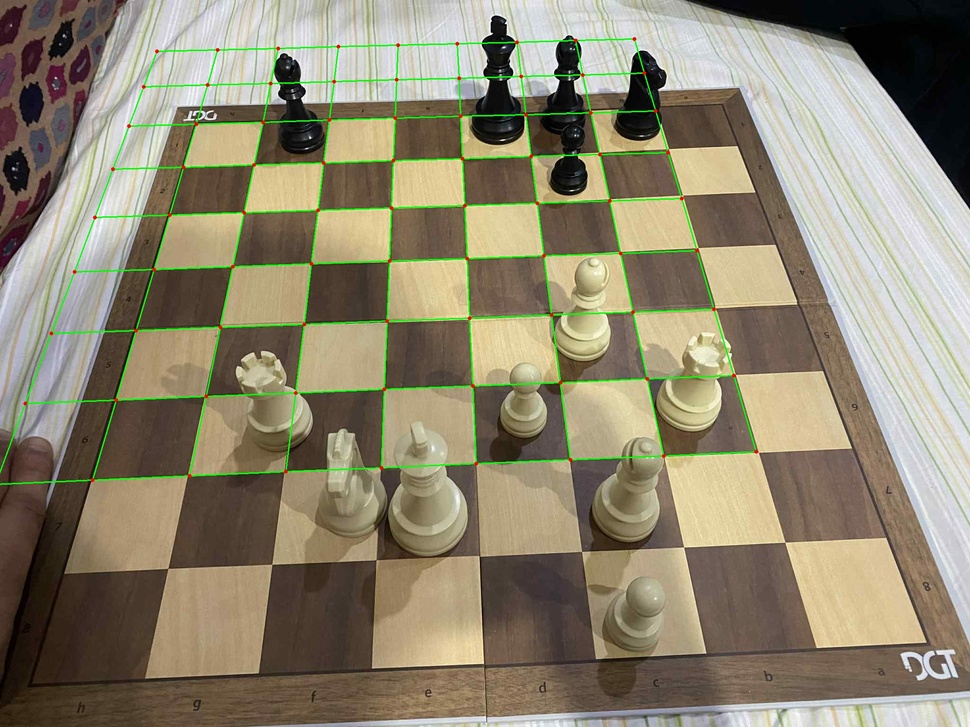
#> input picture detect_chessboard/final_centered_fix.jpg, 970 x 727 px, shrunk from 2048 x 1536 before the run
$ python -i corner_detection_gemini.py   (imports and definitions only)
#> lines starting #> are read from the running program, lines starting #| are printed output that depends on the picture; after the words box and inside, x2 and y2 are one past the last pixel; in counts of white or black regions, pixels touching at a corner belong together
import cv2
import numpy as np
from scipy.spatial import KDTree
import os

# ==========================================
# PART 1: FEATURE DETECTION
# ==========================================

def find_potential_quads(img_gray):
    # Standard settings
    blur = cv2.GaussianBlur(img_gray, (5,5), 0)
    edges = cv2.Canny(blur, 30, 150, apertureSize=3)
    kernel = np.ones((3,3), np.uint8)
    edges = cv2.dilate(edges, kernel, iterations=1)
    contours, _ = cv2.findContours(edges, cv2.RETR_TREE, cv2.CHAIN_APPROX_SIMPLE)

    quads = []
    for cnt in contours:
        epsilon = 0.02 * cv2.arcLength(cnt, True)
        approx = cv2.approxPolyDP(cnt, epsilon, True)
        if len(approx) == 4 and cv2.isContourConvex(approx):
            if cv2.contourArea(approx) > 100:
                quads.append(approx)
    return quads

# [137 lines left out: functions get_saddle_points, order_points, find_best_grid_and_reconstruct, not called in this run]

# ==========================================
# MAIN EXECUTION
# ==========================================

image_path = r"C:\Users\ghass\Downloads\chessboard.jpg"

# [38 lines not run here, left out]

>>> import cv2
>>> picture = cv2.imread('final_centered_fix.jpg', cv2.IMREAD_GRAYSCALE)
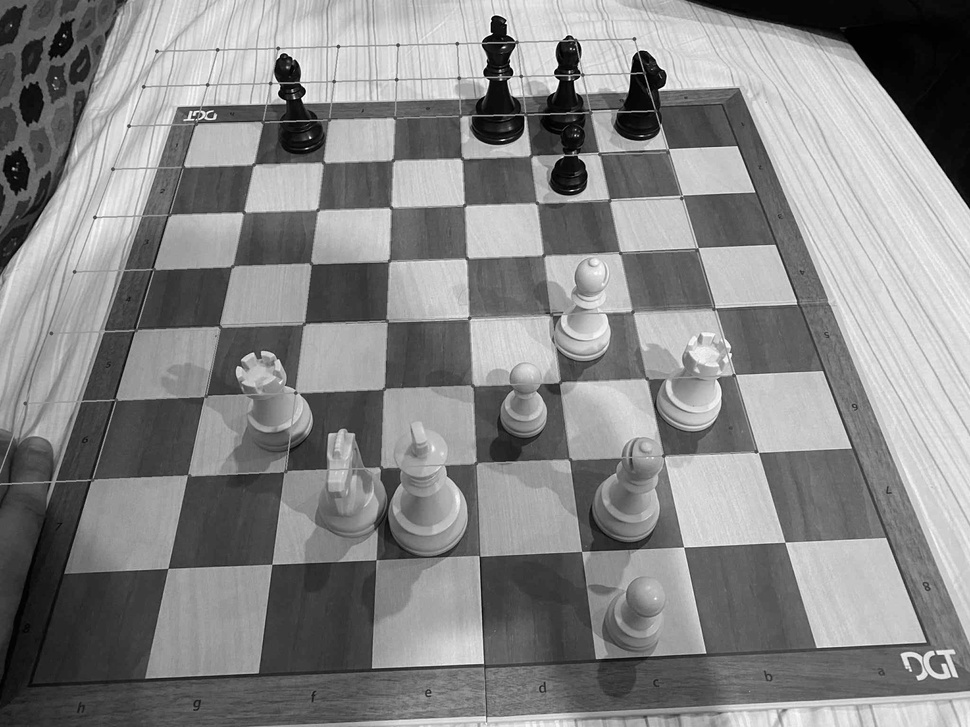
#> picture: shape (727, 970); min 0, max 255, mean 134.1
>>> result = find_potential_quads(picture)
#> in find_potential_quads, `edges = cv2.Canny(blur, 30, 150, apertureSize=3)`:
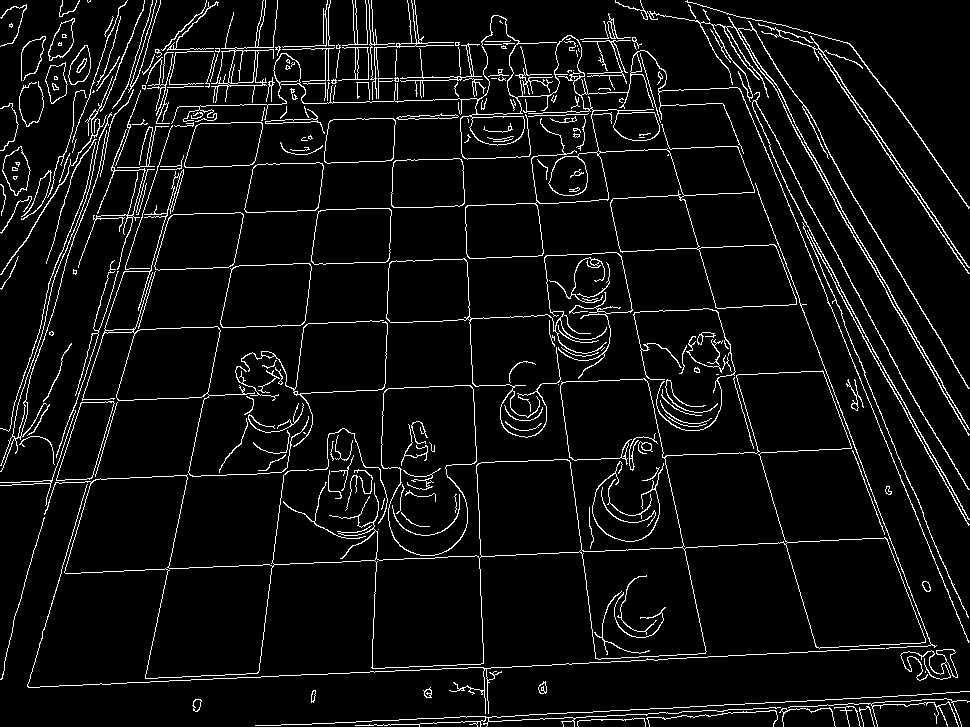
#> edges: shape (727, 970); 6% white in thin lines or dots
#> in find_potential_quads, `edges = cv2.dilate(edges, kernel, iterations=1)`:
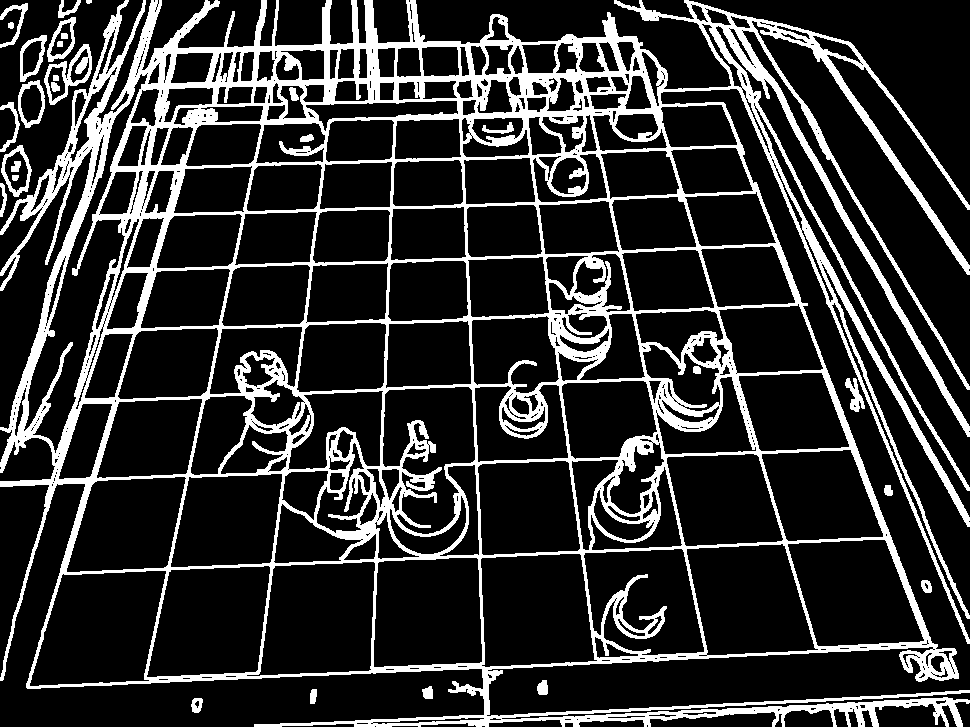
#> edges: shape (727, 970); 18.9% white; 29 white regions
#> in find_potential_quads, `contours, _ = cv2.findContours(edges, cv2.RETR_TREE, cv2.CHAIN_APPROX_..`: contours = 711 contours, 402 with area under 20; largest, box (x1, y1, x2, y2) and area: (0, 0, 970, 727) 506917, (29, 570, 167, 687) 12088, (246, 561, 376, 677) 11681, (480, 553, 598, 668) 11552, (146, 565, 271, 678) 11322
#> the loop in find_potential_quads, `for cnt in contours:` made 711 passes
#> epsilon on passes 1 to 3: 0.883, 0.415, 0.753
#> after the loop in find_potential_quads, `for cnt in contours:`: quads = 66 contours; largest, box (x1, y1, x2, y2) and area: (29, 571, 167, 686) 12243, (480, 553, 598, 667) 11509, (686, 543, 819, 656) 11142, (146, 567, 271, 677) 10964, (374, 557, 483, 668) 10773
#> result has the same summary as quads in find_potential_quads

$ run again, on chessboard_comparison.jpg
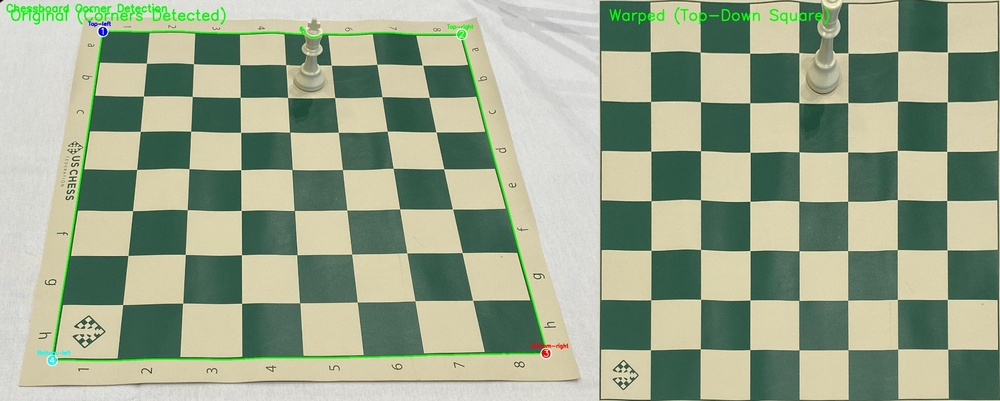
#> input picture chessboard_comparison.jpg, 1000 x 401 px, shrunk from 1995 x 800 before the run
#> in find_potential_quads, `edges = cv2.Canny(blur, 30, 150, apertureSize=3)`:
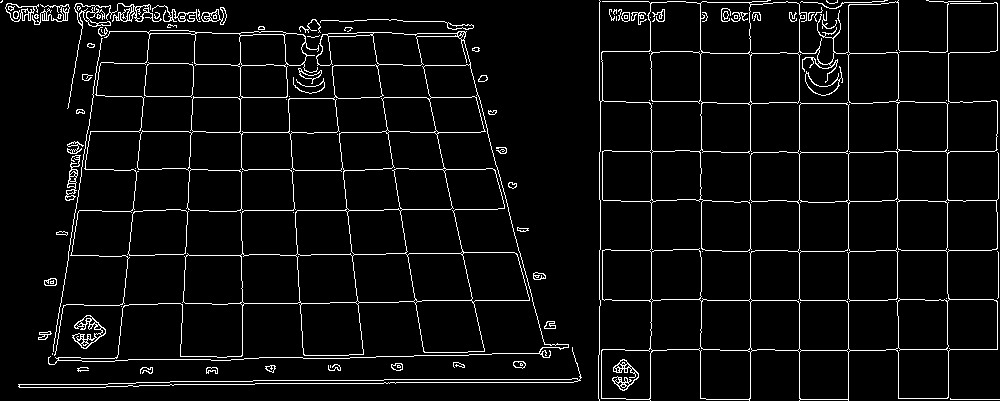
#> edges: shape (401, 1000); 5.1% white in thin lines or dots
#> in find_potential_quads, `edges = cv2.dilate(edges, kernel, iterations=1)`:
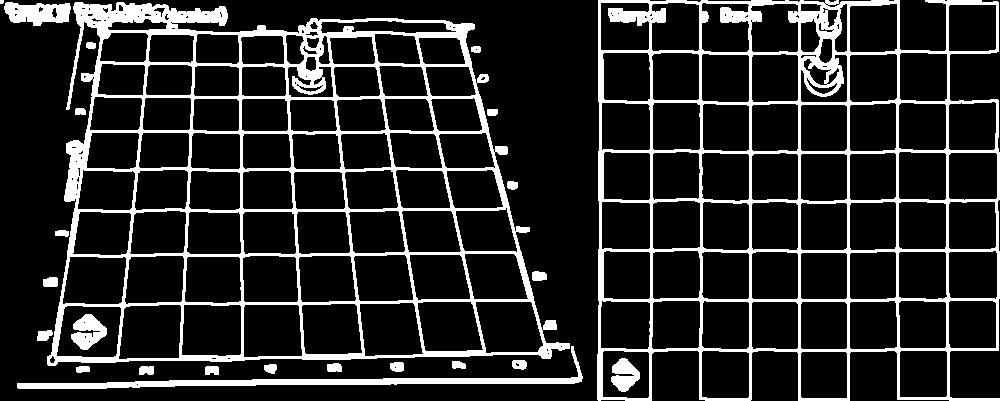
#> edges: shape (401, 1000); 15.3% white; 24 white regions (1 under 20 px)
#> contours = 251 contours, 79 with area under 20; largest, box (x1, y1, x2, y2) and area: (47, 2, 570, 366) 147341, (597, 0, 1000, 401) 145696, (118, 304, 182, 360) 3148, (56, 305, 122, 358) 2994, (243, 304, 303, 358) 2994
#> the loop in find_potential_quads, `for cnt in contours:` made 251 passes
#> epsilon on passes 1 to 3: 0.873, 0.895, 0.713
#> after the loop in find_potential_quads, `for cnt in contours:`: quads = 111 contours; largest, box (x1, y1, x2, y2) and area: (48, 3, 570, 366) 157882, (118, 306, 182, 359) 2990, (359, 302, 424, 357) 2880, (244, 304, 303, 358) 2862, (182, 304, 242, 356) 2847
#> result has the same summary as quads in find_potential_quads

$ run again, on examples/1.jpg
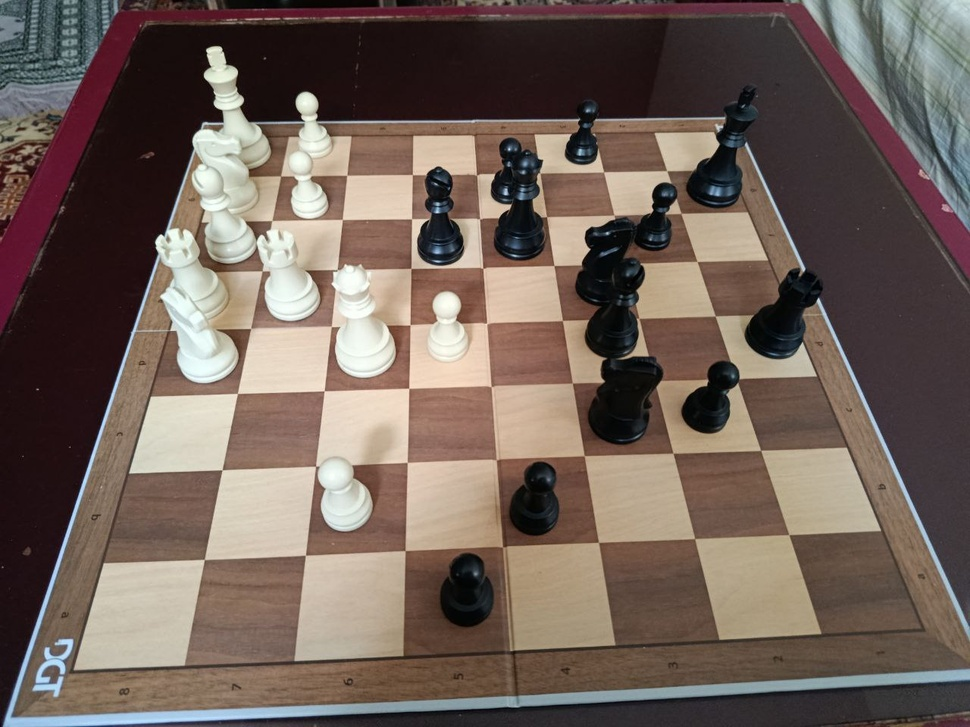
#> input picture examples/1.jpg, 970 x 727 px, shrunk from 1280 x 960 before the run
#> in find_potential_quads, `edges = cv2.Canny(blur, 30, 150, apertureSize=3)`:
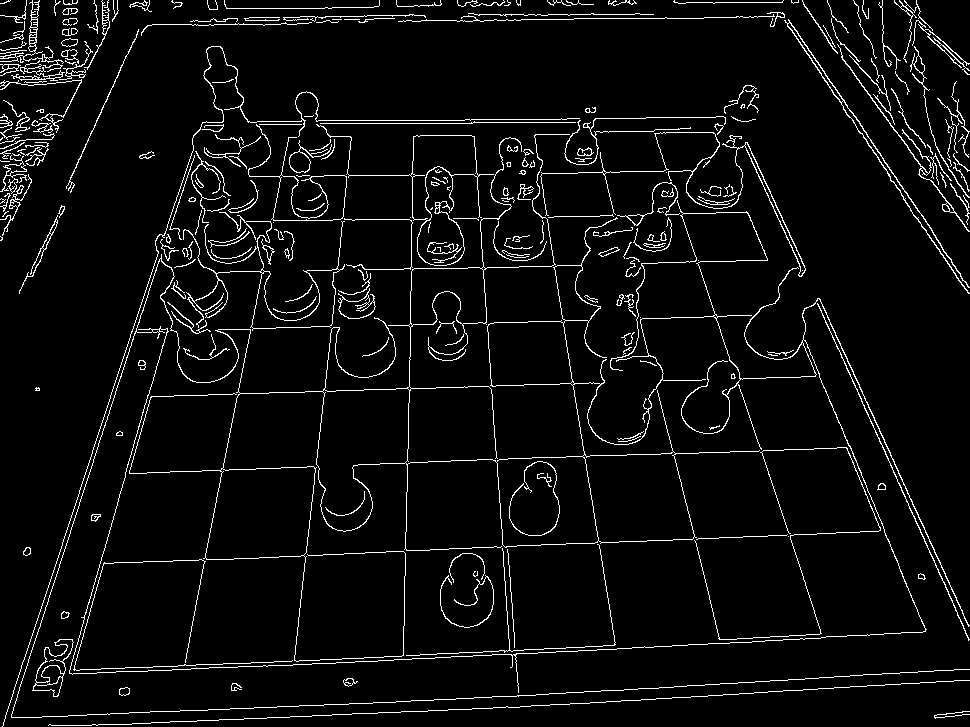
#> edges: shape (727, 970); 4.9% white in thin lines or dots
#> in find_potential_quads, `edges = cv2.dilate(edges, kernel, iterations=1)`:
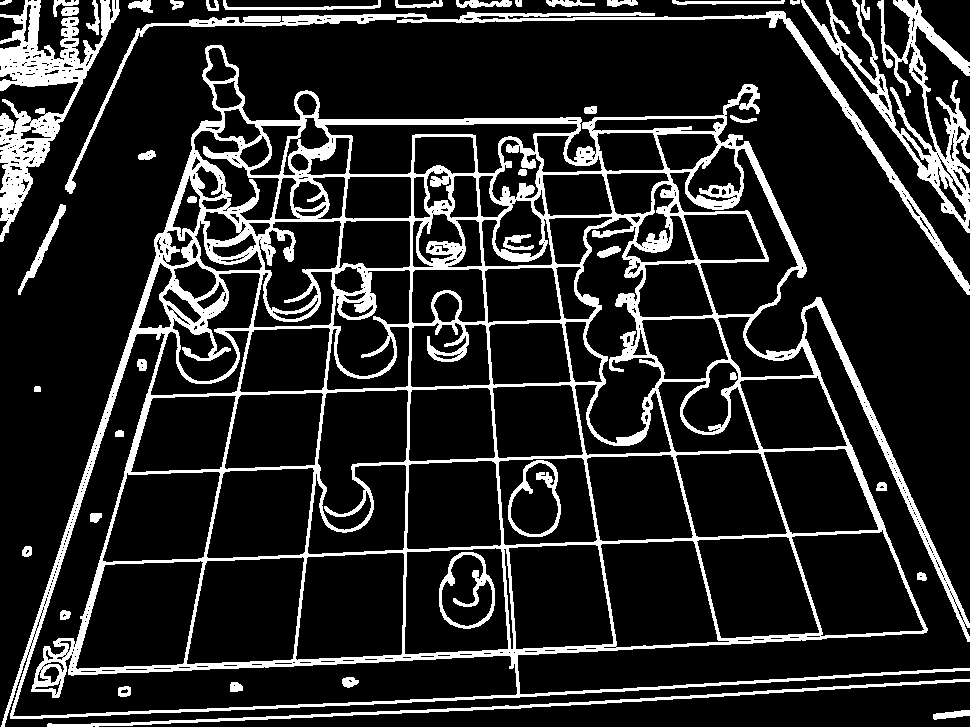
#> edges: shape (727, 970); 15.5% white; 44 white regions
#> contours = 759 contours, 513 with area under 20; largest, box (x1, y1, x2, y2) and area: (1, 45, 970, 727) 412356, (12, 332, 518, 717) 30318, (75, 560, 204, 670) 10683, (186, 556, 305, 665) 10566, (295, 552, 405, 661) 10512
#> the loop in find_potential_quads, `for cnt in contours:` made 759 passes
#> epsilon on passes 3 to 5: 0.61, 0.153, 0.678
#> after the loop in find_potential_quads, `for cnt in contours:`: quads = 30 contours; largest, box (x1, y1, x2, y2) and area: (75, 562, 204, 668) 10442, (186, 558, 305, 664) 10304, (297, 552, 403, 661) 10172, (405, 548, 509, 655) 9966, (791, 529, 925, 637) 9922
#> result has the same summary as quads in find_potential_quads
